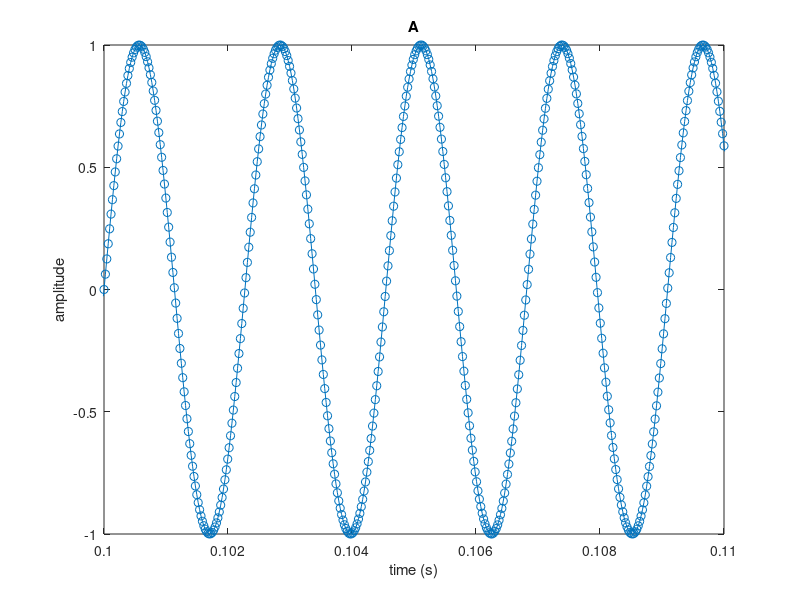

The MATLAB source for this figure:
clear all
close all


%piano notes in sequence starting from A4 (440 Hz)
notename = {'A' 'A#' 'B' 'C' 'C#' 'D' 'D#' 'E' 'F' 'F#' 'G' 'G#'}; 

% duration of each note (seconds)
dur = 0.5; 

%sampling frequency (hertz)
fs = 44.1e3; 

% time vector
dt = 1/fs;
nt = dur/dt;

t = 0:dt:dt*(nt-1);

% let's play a simiple song
song = {'A' 'A' 'E' 'E' 'F#' 'F#' 'E' 'E' 'D' 'D' 'C#' 'C#' 'B' 'B' 'A' 'A'};

for i=1:length(song)
    
    n = find(strcmp(song(i), notename));

    %convert sequential note number to frequency
    f = 440*2.^((n-1)/12);
    
    % simple harmonic oscillation
    y = sin(2*pi*t*f);
    
    % plot a numerical representation of a musical note
    figure(1),clf,
    plot(t,y,'o-'), title(notename{n}), xlim([0.1 0.11])
    xlabel('time (s)'), ylabel('amplitude')
    drawnow
    % play note
    soundsc(y,fs)
    pause(dur)
end
%%
